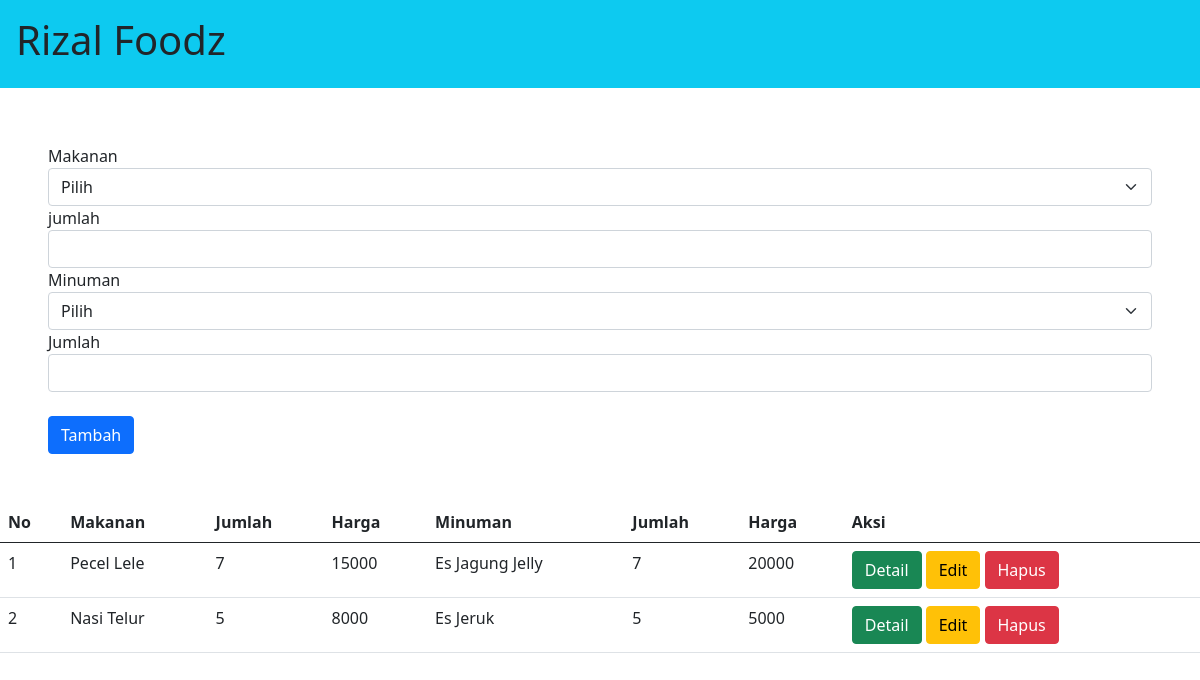
/pesanan/, run on the app's committed database.
### makanan/models.py (models this page shows)
class pesanan(models.Model):
    makanan = models.ForeignKey(makanan, on_delete=models.CASCADE)
    jumlah_makanan = models.IntegerField()
    minuman = models.ForeignKey(minuman, on_delete=models.CASCADE)
    jumlah_minuman = models.IntegerField()

class makanan(models.Model):
    jenis = models.CharField(max_length=255)
    nama = CharField(max_length=255)
    harga = models.IntegerField()

class minuman(models.Model):
    jenis = models.CharField(max_length=255)
    nama = CharField(max_length=255)
    harga = models.IntegerField()

### makanan/views.py (the view, shortened to what this page needs)
# urls.py: path('pesanan/', views.readPesanan, name='readPesanan'),
def readPesanan(request):
    dataMakanan = models.makanan.objects.all()
    dataMinuman = models.minuman.objects.all()
    data = models.pesanan.objects.all()
    return render(request, "pesanan/index.html", {
        "dataMakanan": dataMakanan,
        "dataMinuman": dataMinuman,
        "data": data,
    })

### templates/pesanan/index.html (shortened to what this page needs)
<!DOCTYPE html>
<html lang="en">
<head>
    <link href="https://cdn.jsdelivr.net/npm/bootstrap@5.0.2/dist/css/bootstrap.min.css" rel="stylesheet">
</head>
<body>
    <div class="-5">
            <div class="p-3 mb-2 bg-info text-dark"><h1>Rizal Foodz</h1></div>
    </div>
    <div class="p-5">
            <form action="" method="POST">
                    <label>Makanan</label>
                    <select class="form-select" name= "makanan">
                        <option selected>Pilih</option>
                    </select>
                    <label>jumlah</label>
                    <input type="text"name="jumlah_makanan" class="form-control">
                    <label>Minuman</label>
                    <select class="form-select" name= "minuman">
                        <option selected>Pilih</option>
                    </select>
                    <label>Jumlah</label>
                        <input type="text" name="jumlah_minuman" class="form-control"><br>
                        <button type="submit" class="btn btn-primary">Tambah</button>
                </form>
                </div>
                <table class="table">
                    <thead>
                        <th>No</th>
                        <th>Makanan</th>
                        <th>Jumlah</th>
                        <th>Harga</th>
                        <th>Minuman</th>
                        <th>Jumlah</th>
                        <th>Harga</th>
                        <th>Aksi</th>
                    </thead>
                    <tbody>
                        {% for d in data%}
                        <tr>
                            <td>{{forloop.counter}}</td>
                            <td>{{d.makanan.nama}}</td>
                            <td>{{d.jumlah_makanan}}</td>
                            <td>{{d.makanan.harga}}</td>
                            <td>{{d.minuman.nama}}</td>
                            <td>{{d.jumlah_minuman}}</td>
                            <td>{{d.minuman.harga}}</td>
                            <td>
                                <a href="/detail/{{d.id}}" class="btn btn-success">Detail</a>
                                <a href="/edit/{{d.id}}" class="btn btn-warning">Edit</a>
                                <a href="/hapus_pesanan/{{d.id}}" class="btn btn-danger">Hapus</a>
                            </td>
                        </tr>
                        {% endfor %}
                    </tbody>
                </table>
</body>
</html>

### data on the page
pesanan: makanan.nama "Pecel Lele", jumlah_makanan "7", makanan.harga "15000", minuman.nama "Es Jagung Jelly", jumlah_minuman "7", minuman.harga "20000"
pesanan: makanan.nama "Nasi Telur", jumlah_makanan "5", makanan.harga "8000", minuman.nama "Es Jeruk", jumlah_minuman "5", minuman.harga "5000"
